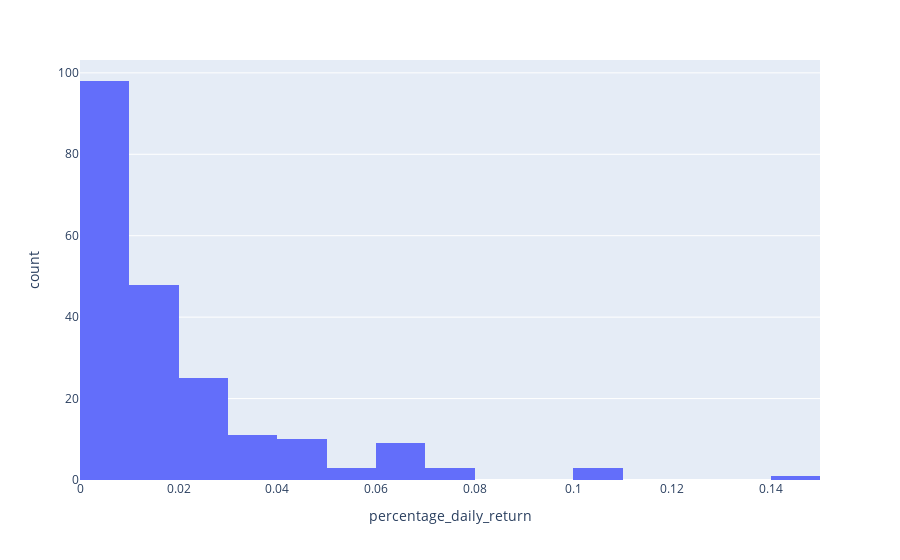

The notebook cell this image was saved under:
### Code cell
# show perecentages of wrong predictions histogramm

dfwrongs.abs().sort_values("percentage_daily_return")
fig = px.histogram(dfwrongs.abs(), x="percentage_daily_return")
fig.show()

### Figure 1 — Plotly figure (JSON) as saved in the notebook; plotly's stock layout.template omitted (floating-point values rounded to 4 significant figures; data arrays with more than 128 entries replaced by an {"elided": "..."} marker saying what was removed)
{"data": [{"alignmentgroup": "True", "bingroup": "x", "hovertemplate": "percentage_daily_return=%{x}<br>count=%{y}<extra></extra>", "legendgroup": "", "marker": {"color": "#636efa"}, "name": "", "offsetgroup": "", "orientation": "v", "showlegend": false, "type": "histogram", "x": {"elided": "211 float values"}, "xaxis": "x", "yaxis": "y"}], "layout": {"barmode": "relative", "legend": {"tracegroupgap": 0}, "margin": {"t": 60}, "xaxis": {"anchor": "y", "domain": [0, 1], "title": {"text": "percentage_daily_return"}}, "yaxis": {"anchor": "x", "domain": [0, 1], "title": {"text": "count"}}}}
